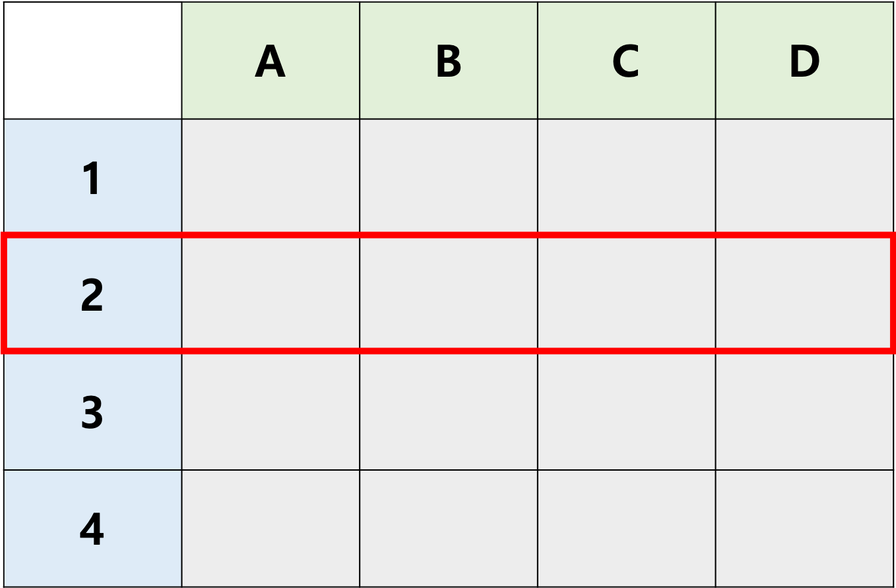
#> input picture assets/row.png, 896 x 588 px, shrunk from 1368 x 897 before the run, found by its file name
$ jupyter execute --allow-errors '1.Table Data Handling (COVID-19).ipynb'   (shell and % lines are left out)
#> lines starting #> are read from the running program, lines starting #| are printed output that depends on the picture
# I. Table Data Handling (COVID-19)

[cell 1]
## Package
import matplotlib.pyplot as plt
import pandas as pd

Pandas 참고: https://pandas.pydata.org/docs/user_guide/index.html#user-guide

## 1. DataFrame

[cell 2]
df = pd.DataFrame({"A": [1, 2, 3, 4, 5, 6], "B": [2, 4, 6, 8, 10, 12], "C": ['a', 'b', 'c', 'd','e','f']})
df

## 2. Indexing

### Load COVID-19 Data

Dataset 출처: https://www.kaggle.com/sudalairajkumar/novel-corona-virus-2019-dataset

[cell 3]
## google drive mount
from google.colab import drive
drive.mount('/content/gdrive')

## Directory
data_dir = '/content/gdrive/My Drive/Python_Programming/dataset/COVID-19/'
asset_dir = '/content/gdrive/My Drive/Python_Programming/assets/'

## Load excel
#> (the rest of this cell did not finish here and is left out)

#> (a cell that did not finish here is left out)

### row

[cell 5]
row_pic = plt.imread(asset_dir + 'row.png')
#> row_pic is the input picture: shape (588, 896, 4) float32; mean R, G, B, A 0.853, 0.843, 0.837, 0.954
plt.axis('off')
plt.imshow(row_pic)

#> (a cell that did not finish here is left out)

### column

[cell 7]
column_pic = plt.imread(asset_dir + 'column.png')
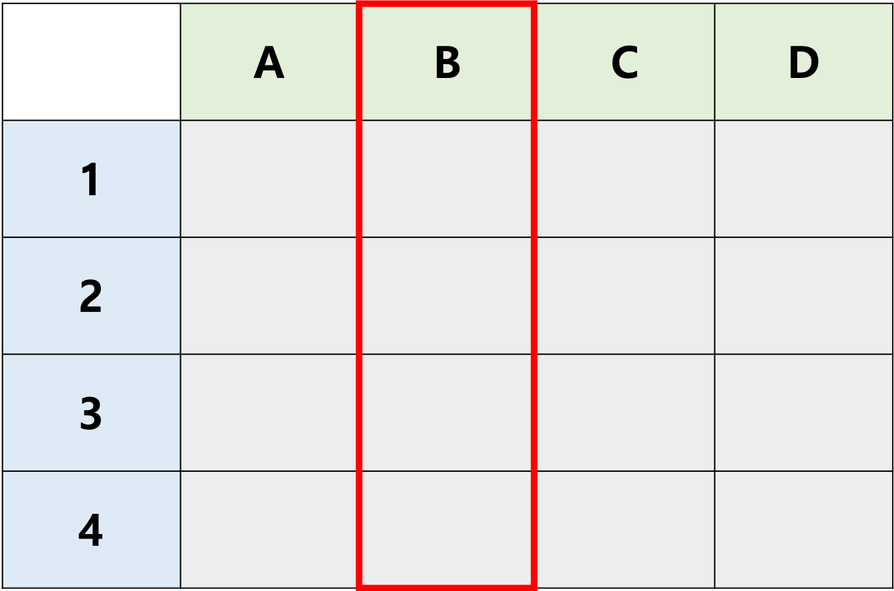
#> input picture assets/column.png, 894 x 591 px, shrunk from 1364 x 902 before the run, found by its file name
#> column_pic is the input picture: shape (591, 894, 4) float32; mean R, G, B, A 0.85, 0.846, 0.841, 0.952
plt.axis('off')
plt.imshow(column_pic)

#> (a cell that did not finish here is left out)

#> (a cell that did not finish here is left out)

#> (a cell that did not finish here is left out)

#> (a cell that did not finish here is left out)

### row & column : loc

[cell 12]
value_pic = plt.imread(asset_dir + 'value.png')
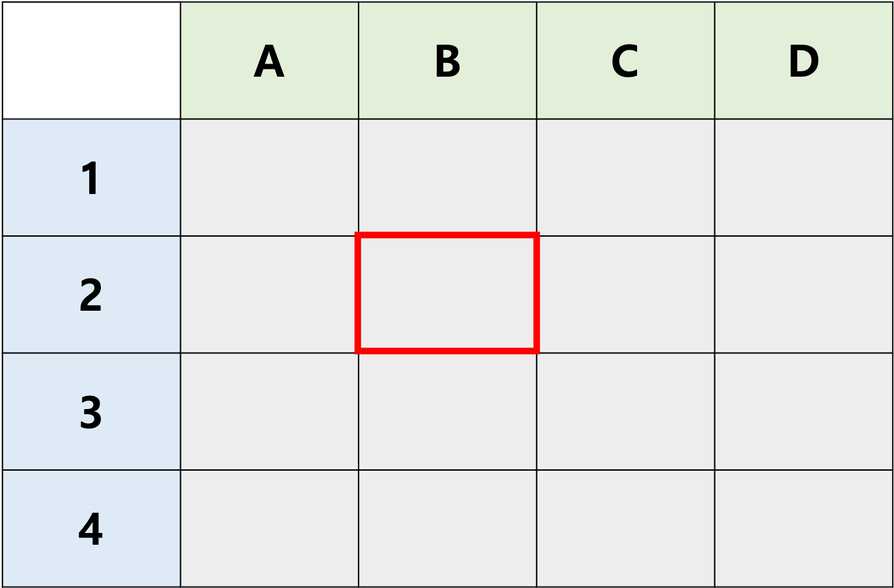
#> input picture assets/value.png, 894 x 588 px, shrunk from 1364 x 897 before the run, found by its file name
#> value_pic is the input picture: shape (588, 894, 4) float32; mean R, G, B, A 0.849, 0.856, 0.851, 0.956
plt.axis('off')
plt.imshow(value_pic)

#> (a cell that did not finish here is left out)

#> (a cell that did not finish here is left out)

### row & column : iloc

#> (a cell that did not finish here is left out)

#> (a cell that did not finish here is left out)

#> (a cell that did not finish here is left out)

## 3. Boolean Indexing

[cell 18]
condition_value_pic = plt.imread(asset_dir + 'condition_value.png')
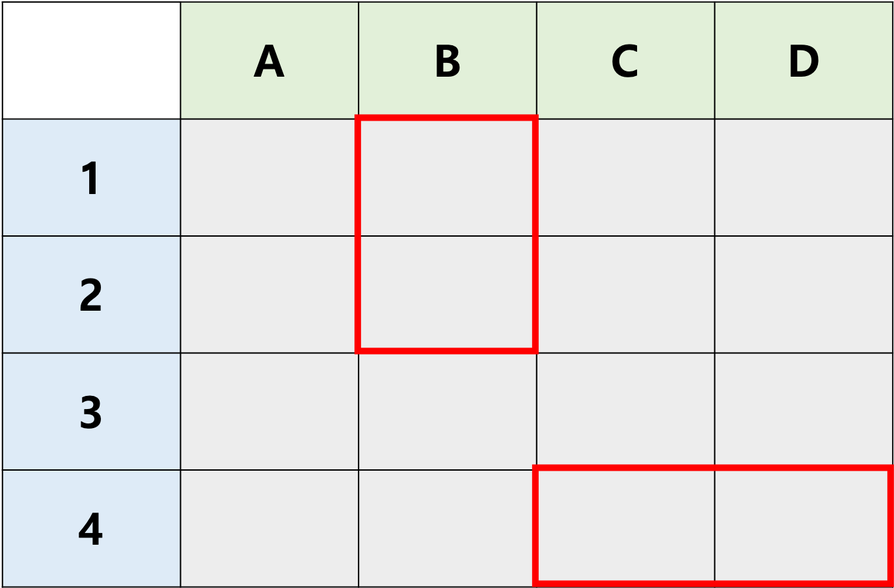
#> input picture assets/condition_value.png, 894 x 588 px, shrunk from 1364 x 897 before the run, found by its file name
#> condition_value_pic is the input picture: shape (588, 894, 4) float32; mean R, G, B, A 0.853, 0.845, 0.84, 0.956
plt.axis('off')
plt.imshow(condition_value_pic)
